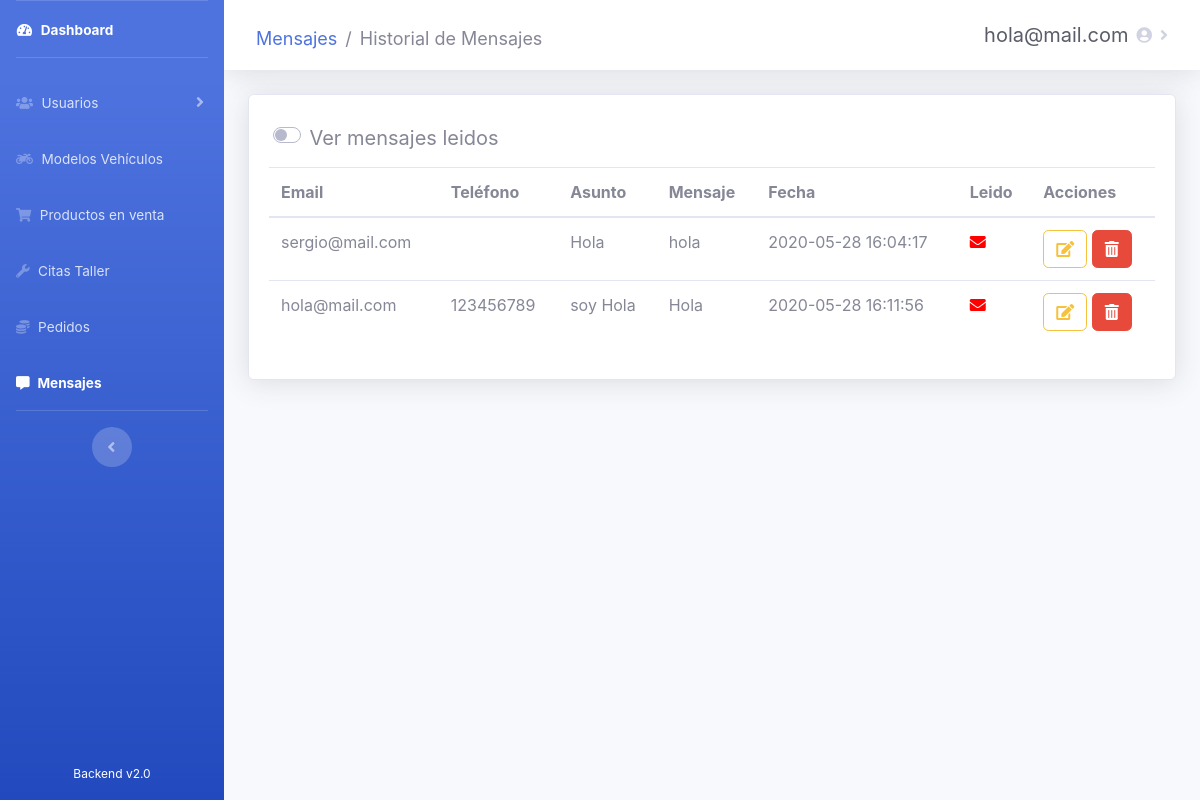
/admin/messages/mensajes.php (signed in), run on the app's committed database.
### tables this page shows
CREATE TABLE `usuarios` (
  `id_usuario` int(10) NOT NULL,
  `email` varchar(20) NOT NULL,
  `password` varchar(60) DEFAULT NULL,
  `nombre` varchar(30) DEFAULT NULL,
  `apellidos` varchar(60) DEFAULT NULL,
  `direccion` varchar(100) DEFAULT NULL,
  `localidad` varchar(30) DEFAULT NULL,
  `provincia` int(10) DEFAULT NULL,
  `cp` int(5) DEFAULT NULL,
  `telefono` int(15) DEFAULT NULL,
  `is_admin` tinyint(1) DEFAULT 0,
  `registrado` tinyint(1) DEFAULT 1
);

CREATE TABLE `mensajes` (
  `id_mensaje` int(10) NOT NULL,
  `id_usuario` int(10) NOT NULL,
  `asunto` varchar(100) NOT NULL,
  `fecha` datetime NOT NULL,
  `mensaje` varchar(250) NOT NULL,
  `leido` tinyint(1) DEFAULT 0
);

### admin/messages/mensajes.php (the view, shortened to what this page needs)
<?php
require_once('../recursos/conexionBD.php');
if (!isset($_SESSION['usuario']) and $_SESSION['estado'] != 'Autenticado') {
    header('Location: ../administrar.php');
} else {
    $usuario = $_SESSION['usuario'];
}
?>
<!DOCTYPE html>
<html lang="es">
<head>
    <link rel="stylesheet" href="https://use.fontawesome.com/releases/v5.11.2/css/all.css">
    <link href="../../css/sidebar-admin.css" rel="stylesheet">
    <link rel="stylesheet" type="text/css" href="https://cdn.datatables.net/v/bs4/dt-1.10.21/b-1.6.2/r-2.2.4/datatables.min.css" />
</head>
<body id="page-top">
    <div id="wrapper">
        <ul class="navbar-nav bg-gradient-primary sidebar sidebar-dark accordion" id="accordionSidebar">
            <div class="navbar-nav" style="height: 95%">
                <li class="nav-item active">
                    <a class="nav-link" href="../dashboard.php">
                        <i class="fas fa-fw fa-tachometer-alt"></i>
                        <span>Dashboard</span>
                    </a>
                </li>
                <hr class="sidebar-divider">
                <li class="nav-item">
                    <a class="nav-link collapsed" href="#" data-toggle="collapse" data-target="#collapse3" aria-expanded="true" aria-controls="collapse3">
                        <i class="fas fa-users"></i>
                        <span>Usuarios</span>
                    </a>
                </li>
                <li class="nav-item">
                    <a class="nav-link" href="../vehicles/vehiculos.php">
                        <i class="fas fa-motorcycle"></i>
                        <span>Modelos Vehículos</span>
                    </a>
                </li>
                <li class="nav-item">
                    <a class="nav-link" href="../products/productos.php">
                        <i class="fas fa-shopping-cart"></i>
                        <span>Productos en venta</span>
                    </a>
                </li>
                <li class="nav-item">
                    <a class="nav-link" href="../tasks/citas.php">
                        <i class="fas fa-wrench"></i>
                        <span>Citas Taller</span>
                    </a>
                </li>
                <li class="nav-item">
                    <a class="nav-link" href="../sales/pedidos.php">
                        <i class="fas fa-coins"></i>
                        <span>Pedidos</span>
                    </a>
                </li>
                <li class="nav-item active">
                    <a class="nav-link" href="#">
                        <i class="fas fa-comment-alt"></i>
                        <span>Mensajes</span>
                    </a>
                </li>
                <hr class="sidebar-divider d-none d-md-block">
                <div class="text-center d-none d-md-inline">
                    <button class="rounded-circle border-0" id="sidebarToggle"></button>
                </div>
            </div>
            <div class="text-center">
                <div class="container">
                    <span style="color: white; font-size: 12px">Backend v2.0</span>
                </div>
            </div>
        </ul>
        <div id="content-wrapper" class="d-flex flex-column">
            <div id="content" style="max-height: 100%">
                <nav class="navbar navbar-expand navbar-light bg-white topbar mb-4 static-top shadow">
                    <nav aria-label="breadcrumb">
                        <ol class="breadcrumb">
                            <li class="breadcrumb-item"><a href="#"> Mensajes</a></li>
                            <li class="breadcrumb-item active" aria-current="page">Historial de Mensajes</li>
                        </ol>
                    </nav>
                    <ul class="navbar-nav ml-auto">
                        <li class="nav-item dropdown">
                            <a class="nav-link dropdown-toggle" href="#" id="userDropdown" role="button" data-toggle="dropdown" aria-haspopup="true" aria-expanded="false">
                                <span class="mr-2 d-none d-lg-inline text-gray-800 medium" style="font-size: 20px"><?php print($usuario) ?></span>
                                <i class="fas fa-user-circle"></i>
                            </a>
                        </li>
                    </ul>
                </nav>
                <div class="container-fluid">
                    <div class="card shadow mb-4">
                        <div class="card-body">
                            <div class="custom-switch form-control-lg" style="margin-left: 0.5%; margin-bottom: 0.5%">
                                <label class="custom-control-label" for="verLeidos">Ver mensajes leidos</label>
                            </div>
                            <div class="table-responsive" id="mensajesPendientes">
                                <table class="table mensajes" cellspacing="0">
                                    <thead>
                                        <tr>
                                            <th>Email</th>
                                            <th>Teléfono</th>
                                            <th>Asunto</th>
                                            <th>Mensaje</th>
                                            <th>Fecha</th>
                                            <th>Leido</th>
                                            <th>Acciones</th>
                                        </tr>
                                    </thead>
                                    <tbody>
                                        <?php
                                        $consulta = "SELECT * FROM mensajes WHERE leido = 0";
                                        $result = mysqli_query($conexion, $consulta);
                                        while ($fila = mysqli_fetch_array($result)) { ?>
                                            <tr>
                                                <td><?php $consulta2 = "SELECT usuarios.email FROM mensajes
                                                  INNER JOIN usuarios ON mensajes.id_usuario = usuarios.id_usuario
                                                  WHERE mensajes.id_mensaje = $fila[id_mensaje]";
                                                    $result2 = mysqli_query($conexion, $consulta2);
                                                    while ($fila2 = mysqli_fetch_array($result2)) {
                                                        echo $fila2["email"];
                                                    } ?></td>
                                                <td><?php $consulta3 = "SELECT usuarios.telefono FROM mensajes
                                                  INNER JOIN usuarios ON mensajes.id_usuario = usuarios.id_usuario
                                                  WHERE mensajes.id_mensaje = $fila[id_mensaje]";
                                                    $result3 = mysqli_query($conexion, $consulta3);
                                                    while ($fila3 = mysqli_fetch_array($result3)) {
                                                        echo $fila3["telefono"];
                                                    } ?></td>
                                                <td><?php echo $fila['asunto']; ?></td>
                                                <td><?php echo $fila['mensaje']; ?></td>
                                                <td><?php echo $fila['fecha']; ?></td>
                                                <td><?php echo "<span class='fas fa-envelope' title='Sin abrir' style='color:red'></span>"; ?></td>
                                                <td>
                                                    <a class="btn btn-outline-warning noFocus" href="#" title="Cambiar estado de mensaje" onclick="cambiarEstadoMensaje('<?php echo $fila["id_mensaje"]; ?>');"><i class='fas fa-edit'></i></a>
                                                    <a class="btn btn-danger noFocus" href="#" title="Borrar mensaje" style="cursor: pointer" onclick="borrarMensaje('<?php echo $fila["id_mensaje"]; ?>');"><i class="fas fa-trash-alt" style="color: white"></i></a>
                                                </td>
                                            </tr>
                                        <?php }; ?>
                                    </tbody>
                                </table>
                            </div>
                        </div>
                    </div>
                </div>
            </div>
        </div>
    </div>
</body>
</html>

### data on the page
mensajes: asunto "Hola", mensaje "hola", fecha "2020-05-28 16:04:17"
usuarios: email "sergio@mail.com"
mensajes: asunto "soy Hola", mensaje "Hola", fecha "2020-05-28 16:11:56"
usuarios: email "hola@mail.com", telefono "123456789"

### other printed values
$usuario "hola@mail.com"
